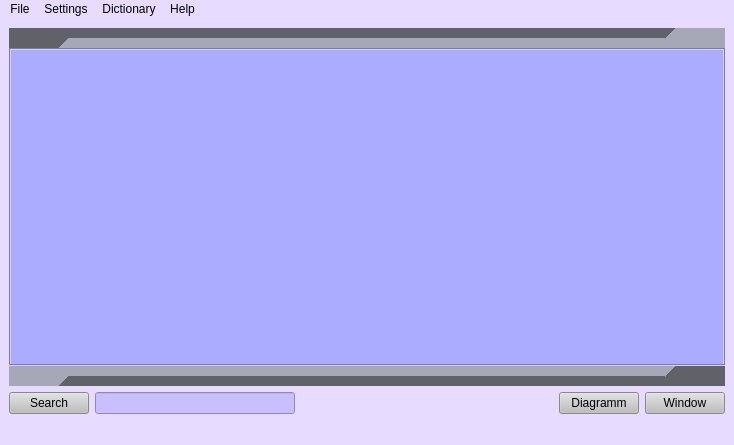
<?xml version="1.0" encoding="UTF-8"?>
<ui version="4.0">
 <class>MainWindow</class>
 <widget class="QMainWindow" name="MainWindow">
  <property name="geometry">
   <rect>
    <x>0</x>
    <y>0</y>
    <width>734</width>
    <height>445</height>
   </rect>
  </property>
  <property name="acceptDrops">
   <bool>true</bool>
  </property>
  <property name="windowTitle">
   <string>MainWindow</string>
  </property>
  <property name="windowIcon">
   <iconset resource="files.qrc">
    <normaloff>:/icons/Thesquid.ink-Free-Flat-Sample-Owl.ico</normaloff>:/icons/Thesquid.ink-Free-Flat-Sample-Owl.ico</iconset>
  </property>
  <property name="styleSheet">
   <string notr="true">background-color: rgb(231, 220, 255);
selection-color: rgb(0, 0, 0);
font: 10pt &quot;MS Shell Dlg 2&quot;;
selection-background-color: rgb(255, 255, 255);</string>
  </property>
  <property name="toolButtonStyle">
   <enum>Qt::ToolButtonIconOnly</enum>
  </property>
  <widget class="QWidget" name="centralwidget">
   <layout class="QVBoxLayout" name="verticalLayout_3">
    <item>
     <layout class="QVBoxLayout" name="verticalLayout_2">
      <property name="spacing">
       <number>0</number>
      </property>
      <property name="sizeConstraint">
       <enum>QLayout::SetMinAndMaxSize</enum>
      </property>
      <item>
       <widget class="Line" name="line">
        <property name="windowModality">
         <enum>Qt::ApplicationModal</enum>
        </property>
        <property name="enabled">
         <bool>true</bool>
        </property>
        <property name="sizePolicy">
         <sizepolicy hsizetype="Minimum" vsizetype="Fixed">
          <horstretch>100</horstretch>
          <verstretch>100</verstretch>
         </sizepolicy>
        </property>
        <property name="minimumSize">
         <size>
          <width>400</width>
          <height>20</height>
         </size>
        </property>
        <property name="styleSheet">
         <string notr="true">background-color: rgb(145, 146, 159);</string>
        </property>
        <property name="frameShadow">
         <enum>QFrame::Sunken</enum>
        </property>
        <property name="lineWidth">
         <number>60</number>
        </property>
        <property name="midLineWidth">
         <number>0</number>
        </property>
        <property name="orientation">
         <enum>Qt::Horizontal</enum>
        </property>
       </widget>
      </item>
      <item>
       <widget class="QTabWidget" name="tabWidget">
        <property name="mouseTracking">
         <bool>true</bool>
        </property>
        <property name="acceptDrops">
         <bool>true</bool>
        </property>
        <property name="styleSheet">
         <string notr="true">background-color: rgb(171, 171, 255);</string>
        </property>
        <property name="currentIndex">
         <number>-1</number>
        </property>
        <property name="tabsClosable">
         <bool>true</bool>
        </property>
       </widget>
      </item>
      <item>
       <widget class="Line" name="line_2">
        <property name="windowModality">
         <enum>Qt::ApplicationModal</enum>
        </property>
        <property name="sizePolicy">
         <sizepolicy hsizetype="Minimum" vsizetype="Fixed">
          <horstretch>100</horstretch>
          <verstretch>100</verstretch>
         </sizepolicy>
        </property>
        <property name="minimumSize">
         <size>
          <width>400</width>
          <height>20</height>
         </size>
        </property>
        <property name="styleSheet">
         <string notr="true">background-color: rgb(145, 146, 159);
selection-background-color: rgb(255, 255, 184);</string>
        </property>
        <property name="frameShadow">
         <enum>QFrame::Raised</enum>
        </property>
        <property name="lineWidth">
         <number>60</number>
        </property>
        <property name="orientation">
         <enum>Qt::Horizontal</enum>
        </property>
       </widget>
      </item>
     </layout>
    </item>
    <item>
     <layout class="QHBoxLayout" name="horizontalLayout_3">
      <item>
       <widget class="QPushButton" name="pushButton_Search">
        <property name="styleSheet">
         <string notr="true">background-color: rgb(190, 190, 190);</string>
        </property>
        <property name="locale">
         <locale language="English" country="UnitedStates"/>
        </property>
        <property name="text">
         <string>Search</string>
        </property>
       </widget>
      </item>
      <item>
       <widget class="QLineEdit" name="searchLineEdit">
        <property name="sizePolicy">
         <sizepolicy hsizetype="Minimum" vsizetype="Fixed">
          <horstretch>0</horstretch>
          <verstretch>0</verstretch>
         </sizepolicy>
        </property>
        <property name="minimumSize">
         <size>
          <width>200</width>
          <height>0</height>
         </size>
        </property>
        <property name="baseSize">
         <size>
          <width>0</width>
          <height>0</height>
         </size>
        </property>
        <property name="styleSheet">
         <string notr="true">background-color: rgb(201, 190, 255);</string>
        </property>
       </widget>
      </item>
      <item>
       <spacer name="horizontalSpacer">
        <property name="orientation">
         <enum>Qt::Horizontal</enum>
        </property>
        <property name="sizeHint" stdset="0">
         <size>
          <width>40</width>
          <height>20</height>
         </size>
        </property>
       </spacer>
      </item>
      <item>
       <widget class="QPushButton" name="pushButton_Diagramm">
        <property name="styleSheet">
         <string notr="true">background-color: rgb(190, 190, 190);</string>
        </property>
        <property name="text">
         <string>Diagramm</string>
        </property>
       </widget>
      </item>
      <item>
       <widget class="QPushButton" name="pushButton_Window">
        <property name="styleSheet">
         <string notr="true">background-color: rgb(190, 190, 190);</string>
        </property>
        <property name="text">
         <string>Window</string>
        </property>
       </widget>
      </item>
     </layout>
    </item>
   </layout>
  </widget>
  <widget class="QStatusBar" name="statusbar">
   <property name="enabled">
    <bool>true</bool>
   </property>
  </widget>
  <widget class="QMenuBar" name="menubar">
   <property name="geometry">
    <rect>
     <x>0</x>
     <y>0</y>
     <width>734</width>
     <height>22</height>
    </rect>
   </property>
   <property name="sizePolicy">
    <sizepolicy hsizetype="MinimumExpanding" vsizetype="Minimum">
     <horstretch>0</horstretch>
     <verstretch>0</verstretch>
    </sizepolicy>
   </property>
   <property name="cursor">
    <cursorShape>ArrowCursor</cursorShape>
   </property>
   <property name="nativeMenuBar">
    <bool>true</bool>
   </property>
   <widget class="QMenu" name="menuFile">
    <property name="title">
     <string>File</string>
    </property>
    <addaction name="action_1_openFile"/>
    <addaction name="actionCreate_new"/>
    <addaction name="action_2_saveFile"/>
    <addaction name="action_3_exit"/>
   </widget>
   <widget class="QMenu" name="menu">
    <property name="title">
     <string>Help</string>
    </property>
    <addaction name="action_4_aboutAuthor"/>
    <addaction name="action_5_Info"/>
   </widget>
   <widget class="QMenu" name="menu_2">
    <property name="title">
     <string>Settings</string>
    </property>
    <widget class="QMenu" name="menuSwitch_language">
     <property name="title">
      <string>Switch language</string>
     </property>
    </widget>
    <addaction name="menuSwitch_language"/>
   </widget>
   <widget class="QMenu" name="menuDictioanary">
    <property name="title">
     <string>Dictionary</string>
    </property>
    <addaction name="actionOpen_dictionaries"/>
    <addaction name="actionAdd_new_record"/>
    <addaction name="actionRemove_record"/>
    <addaction name="actionAdd_new_dictionary"/>
    <addaction name="actionShow_dictionaries"/>
    <addaction name="actionClose_and_save_dictionaries"/>
   </widget>
   <addaction name="menuFile"/>
   <addaction name="menu_2"/>
   <addaction name="menuDictioanary"/>
   <addaction name="menu"/>
  </widget>
  <action name="action_1_openFile">
   <property name="text">
    <string>Open</string>
   </property>
   <property name="shortcut">
    <string>Ctrl+O</string>
   </property>
  </action>
  <action name="action_2_saveFile">
   <property name="text">
    <string>Save</string>
   </property>
   <property name="shortcut">
    <string>Ctrl+S</string>
   </property>
  </action>
  <action name="action_3_exit">
   <property name="text">
    <string>Exit</string>
   </property>
  </action>
  <action name="action_4_aboutAuthor">
   <property name="text">
    <string>About author</string>
   </property>
  </action>
  <action name="actionRussian_2">
   <property name="checkable">
    <bool>true</bool>
   </property>
   <property name="checked">
    <bool>true</bool>
   </property>
   <property name="text">
    <string>Russian</string>
   </property>
  </action>
  <action name="actionEnglish_2">
   <property name="checkable">
    <bool>true</bool>
   </property>
   <property name="text">
    <string>English</string>
   </property>
  </action>
  <action name="actionGerman">
   <property name="checkable">
    <bool>true</bool>
   </property>
   <property name="text">
    <string>German</string>
   </property>
  </action>
  <action name="action_5_Info">
   <property name="text">
    <string>Info</string>
   </property>
   <property name="shortcut">
    <string>Ctrl+H</string>
   </property>
  </action>
  <action name="actionOpen_dictionaries">
   <property name="text">
    <string>Open dictionaries</string>
   </property>
  </action>
  <action name="actionAdd_new_dictionary">
   <property name="text">
    <string>Add new dictionary</string>
   </property>
  </action>
  <action name="actionCreate_new">
   <property name="text">
    <string>Create new</string>
   </property>
  </action>
  <action name="actionShow_dictionaries">
   <property name="text">
    <string>Show dictionaries</string>
   </property>
  </action>
  <action name="actionAdd_new_record">
   <property name="text">
    <string>Add new record</string>
   </property>
  </action>
  <action name="actionRemove_record">
   <property name="text">
    <string>Remove record</string>
   </property>
  </action>
  <action name="actionClose_and_save_dictionaries">
   <property name="text">
    <string>Close and save dictionaries</string>
   </property>
  </action>
 </widget>
 <resources>
  <include location="files.qrc"/>
 </resources>
 <connections/>
</ui>
